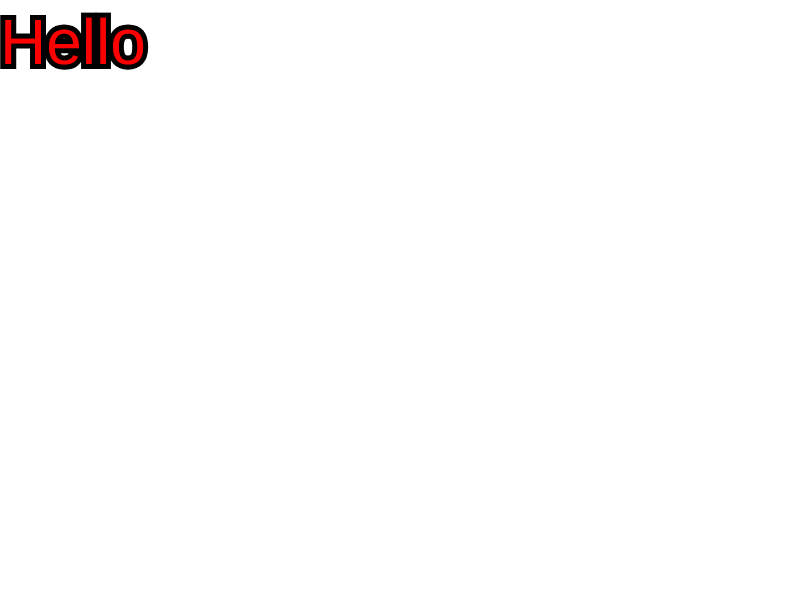
Frame 1 (no input)
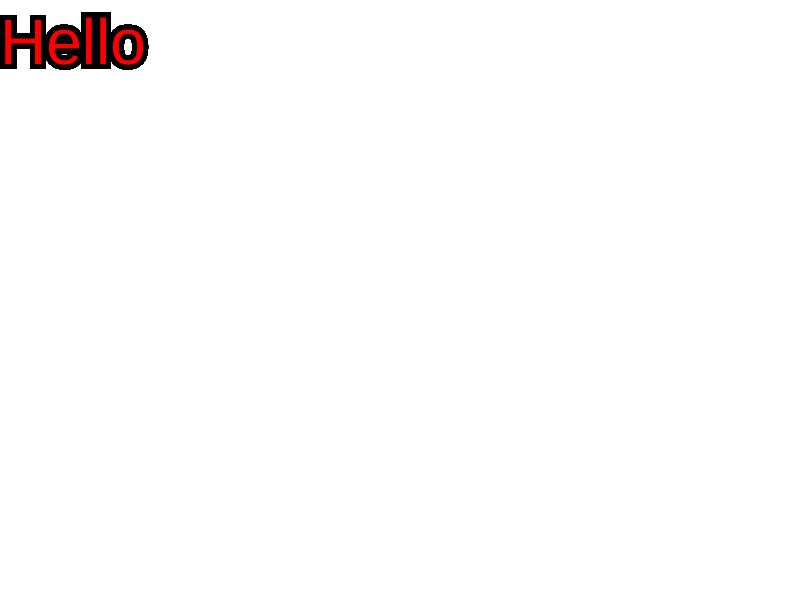
Frame 60 (no input)
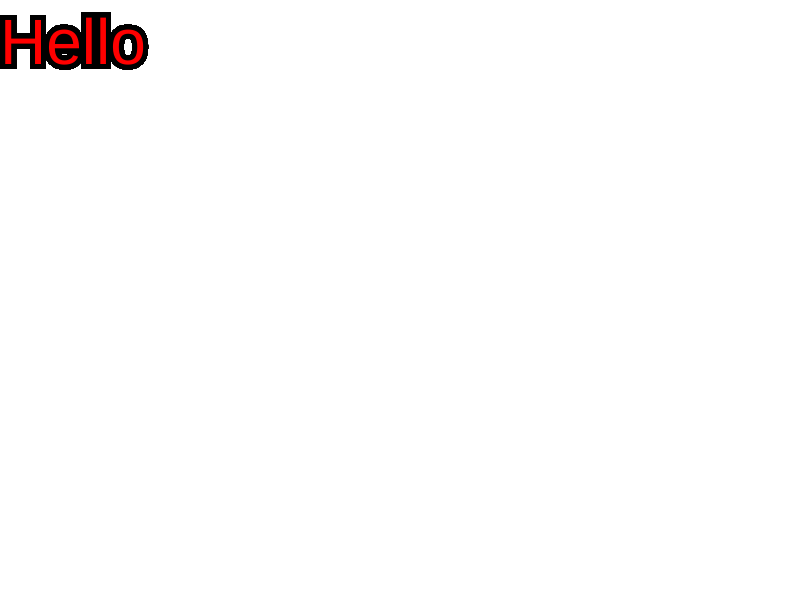
Frame 120 (the mouse pressed at the canvas centre since frame 60)

The p5.js sketch that drew these frames (run headless with seeded random() and noise() and a simulated clock; from frame 60 on, the mouse is pressed at the canvas centre):

// p5.js sketch
// ── sketch.js
// https://editor.p5js.org/jht1493/sketches/B-_Nh-YX0
// Simple Draw

var aCanv;

function setup() {
  aCanv = createCanvas(displayWidth, displayHeight);
  
  createDiv('JHT is here').elt.appendChild(aCanv.elt)
  
  strokeWeight(10);
  stroke(0);
  
  //aCanv.mouseMoved(touchMoved2)
}

function draw() {
  // background(255)
  
  fill('red')
  textSize(64)
  // text('Hello', 0, displayHeight/2)
  text('Hello', 0, 64)
  
}

function touchMoved() {
  line(mouseX, mouseY, pmouseX, pmouseY);
  return false;
}

// https://p5js.org/examples/mobile-simple-draw.html
